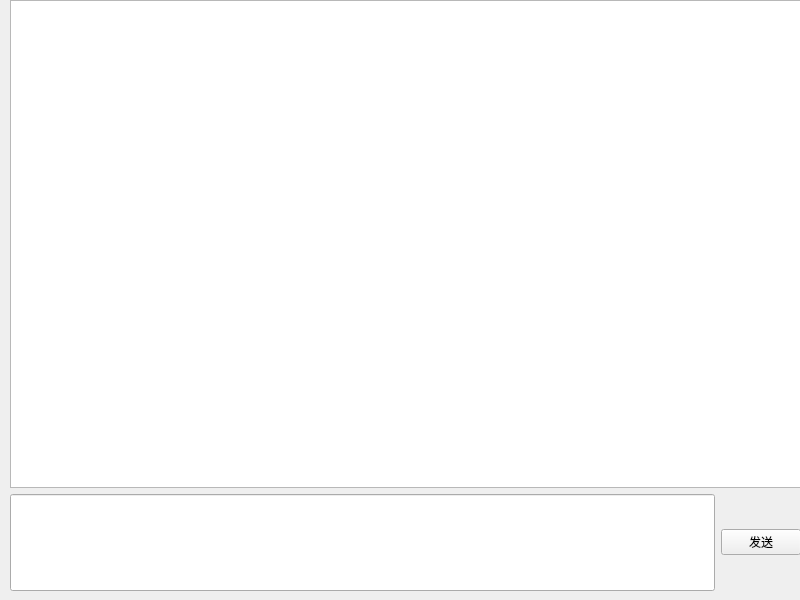
<?xml version="1.0" encoding="UTF-8"?>
<ui version="4.0">
 <class>Widget</class>
 <widget class="QWidget" name="Widget">
  <property name="geometry">
   <rect>
    <x>0</x>
    <y>0</y>
    <width>800</width>
    <height>600</height>
   </rect>
  </property>
  <property name="windowTitle">
   <string>Widget</string>
  </property>
  <widget class="QWidget" name="">
   <property name="geometry">
    <rect>
     <x>10</x>
     <y>0</y>
     <width>791</width>
     <height>591</height>
    </rect>
   </property>
   <layout class="QVBoxLayout" name="verticalLayout" stretch="5,1">
    <item>
     <widget class="QListWidget" name="listWidget"/>
    </item>
    <item>
     <layout class="QHBoxLayout" name="horizontalLayout">
      <item>
       <widget class="QLineEdit" name="lineEdit">
        <property name="sizePolicy">
         <sizepolicy hsizetype="Expanding" vsizetype="Expanding">
          <horstretch>0</horstretch>
          <verstretch>0</verstretch>
         </sizepolicy>
        </property>
       </widget>
      </item>
      <item>
       <widget class="QPushButton" name="pushButton">
        <property name="text">
         <string>发送</string>
        </property>
       </widget>
      </item>
     </layout>
    </item>
   </layout>
  </widget>
 </widget>
 <resources/>
 <connections/>
</ui>
